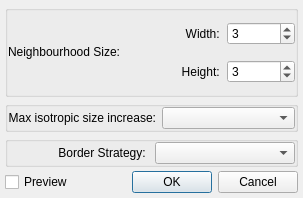
<?xml version="1.0" encoding="UTF-8"?>
<ui version="4.0">
 <class>AdaptiveDialog</class>
 <widget class="QDialog" name="AdaptiveDialog">
  <property name="geometry">
   <rect>
    <x>0</x>
    <y>0</y>
    <width>303</width>
    <height>198</height>
   </rect>
  </property>
  <property name="windowTitle">
   <string>Adaptive Median Filter</string>
  </property>
  <layout class="QHBoxLayout" name="horizontalLayout_10">
   <property name="leftMargin">
    <number>5</number>
   </property>
   <property name="topMargin">
    <number>5</number>
   </property>
   <property name="rightMargin">
    <number>5</number>
   </property>
   <property name="bottomMargin">
    <number>5</number>
   </property>
   <item>
    <layout class="QVBoxLayout" name="verticalLayout_3">
     <property name="spacing">
      <number>4</number>
     </property>
     <item>
      <widget class="QGroupBox" name="groupBox_3">
       <property name="title">
        <string/>
       </property>
       <layout class="QHBoxLayout" name="horizontalLayout_9">
        <property name="leftMargin">
         <number>0</number>
        </property>
        <property name="topMargin">
         <number>0</number>
        </property>
        <property name="rightMargin">
         <number>0</number>
        </property>
        <property name="bottomMargin">
         <number>0</number>
        </property>
        <item>
         <layout class="QHBoxLayout" name="horizontalLayout_4">
          <property name="spacing">
           <number>4</number>
          </property>
          <item>
           <layout class="QVBoxLayout" name="verticalLayout_2">
            <item>
             <spacer name="verticalSpacer_2">
              <property name="orientation">
               <enum>Qt::Vertical</enum>
              </property>
              <property name="sizeHint" stdset="0">
               <size>
                <width>20</width>
                <height>40</height>
               </size>
              </property>
             </spacer>
            </item>
            <item>
             <widget class="QLabel" name="labelNeigh">
              <property name="text">
               <string>Neighbourhood Size:</string>
              </property>
             </widget>
            </item>
            <item>
             <spacer name="verticalSpacer">
              <property name="orientation">
               <enum>Qt::Vertical</enum>
              </property>
              <property name="sizeHint" stdset="0">
               <size>
                <width>20</width>
                <height>40</height>
               </size>
              </property>
             </spacer>
            </item>
           </layout>
          </item>
          <item>
           <layout class="QVBoxLayout" name="verticalLayout">
            <property name="spacing">
             <number>4</number>
            </property>
            <item>
             <layout class="QHBoxLayout" name="horizontalLayout">
              <item>
               <widget class="QLabel" name="labelWidth">
                <property name="text">
                 <string>Width: </string>
                </property>
                <property name="alignment">
                 <set>Qt::AlignRight|Qt::AlignTrailing|Qt::AlignVCenter</set>
                </property>
               </widget>
              </item>
              <item>
               <widget class="QSpinBox" name="spWidth">
                <property name="minimum">
                 <number>1</number>
                </property>
                <property name="maximum">
                 <number>13</number>
                </property>
                <property name="singleStep">
                 <number>2</number>
                </property>
                <property name="value">
                 <number>3</number>
                </property>
               </widget>
              </item>
             </layout>
            </item>
            <item>
             <layout class="QHBoxLayout" name="horizontalLayout_2">
              <item>
               <widget class="QLabel" name="labelHeight">
                <property name="text">
                 <string>Height: </string>
                </property>
                <property name="alignment">
                 <set>Qt::AlignRight|Qt::AlignTrailing|Qt::AlignVCenter</set>
                </property>
               </widget>
              </item>
              <item>
               <widget class="QSpinBox" name="spHeight">
                <property name="minimum">
                 <number>1</number>
                </property>
                <property name="maximum">
                 <number>13</number>
                </property>
                <property name="singleStep">
                 <number>2</number>
                </property>
                <property name="value">
                 <number>3</number>
                </property>
               </widget>
              </item>
             </layout>
            </item>
           </layout>
          </item>
         </layout>
        </item>
       </layout>
      </widget>
     </item>
     <item>
      <widget class="QGroupBox" name="groupBox_2">
       <property name="title">
        <string/>
       </property>
       <layout class="QHBoxLayout" name="horizontalLayout_8">
        <property name="leftMargin">
         <number>0</number>
        </property>
        <property name="topMargin">
         <number>0</number>
        </property>
        <property name="rightMargin">
         <number>0</number>
        </property>
        <property name="bottomMargin">
         <number>0</number>
        </property>
        <item>
         <layout class="QHBoxLayout" name="horizontalLayout_3">
          <item>
           <widget class="QLabel" name="labelNeigh_2">
            <property name="text">
             <string>Max isotropic size increase:</string>
            </property>
            <property name="alignment">
             <set>Qt::AlignRight|Qt::AlignTrailing|Qt::AlignVCenter</set>
            </property>
           </widget>
          </item>
          <item>
           <widget class="QComboBox" name="comboSMax"/>
          </item>
         </layout>
        </item>
       </layout>
      </widget>
     </item>
     <item>
      <widget class="QGroupBox" name="groupBox">
       <property name="title">
        <string/>
       </property>
       <layout class="QHBoxLayout" name="horizontalLayout_7">
        <property name="leftMargin">
         <number>0</number>
        </property>
        <property name="topMargin">
         <number>0</number>
        </property>
        <property name="rightMargin">
         <number>0</number>
        </property>
        <property name="bottomMargin">
         <number>0</number>
        </property>
        <item>
         <layout class="QHBoxLayout" name="horizontalLayout_6">
          <item>
           <widget class="QLabel" name="labelBorder">
            <property name="text">
             <string>Border Strategy: </string>
            </property>
            <property name="alignment">
             <set>Qt::AlignRight|Qt::AlignTrailing|Qt::AlignVCenter</set>
            </property>
           </widget>
          </item>
          <item>
           <widget class="QComboBox" name="comboBorder"/>
          </item>
         </layout>
        </item>
       </layout>
      </widget>
     </item>
     <item>
      <layout class="QHBoxLayout" name="horizontalLayout_5">
       <item>
        <widget class="QCheckBox" name="cbPreview">
         <property name="text">
          <string>Preview</string>
         </property>
        </widget>
       </item>
       <item>
        <spacer name="horizontalSpacer">
         <property name="orientation">
          <enum>Qt::Horizontal</enum>
         </property>
         <property name="sizeHint" stdset="0">
          <size>
           <width>40</width>
           <height>20</height>
          </size>
         </property>
        </spacer>
       </item>
       <item>
        <widget class="QDialogButtonBox" name="buttonBox">
         <property name="orientation">
          <enum>Qt::Horizontal</enum>
         </property>
         <property name="standardButtons">
          <set>QDialogButtonBox::Cancel|QDialogButtonBox::Ok</set>
         </property>
        </widget>
       </item>
      </layout>
     </item>
    </layout>
   </item>
  </layout>
 </widget>
 <resources/>
 <connections>
  <connection>
   <sender>buttonBox</sender>
   <signal>accepted()</signal>
   <receiver>AdaptiveDialog</receiver>
   <slot>accept()</slot>
   <hints>
    <hint type="sourcelabel">
     <x>248</x>
     <y>254</y>
    </hint>
    <hint type="destinationlabel">
     <x>157</x>
     <y>274</y>
    </hint>
   </hints>
  </connection>
  <connection>
   <sender>buttonBox</sender>
   <signal>rejected()</signal>
   <receiver>AdaptiveDialog</receiver>
   <slot>reject()</slot>
   <hints>
    <hint type="sourcelabel">
     <x>316</x>
     <y>260</y>
    </hint>
    <hint type="destinationlabel">
     <x>286</x>
     <y>274</y>
    </hint>
   </hints>
  </connection>
 </connections>
</ui>
